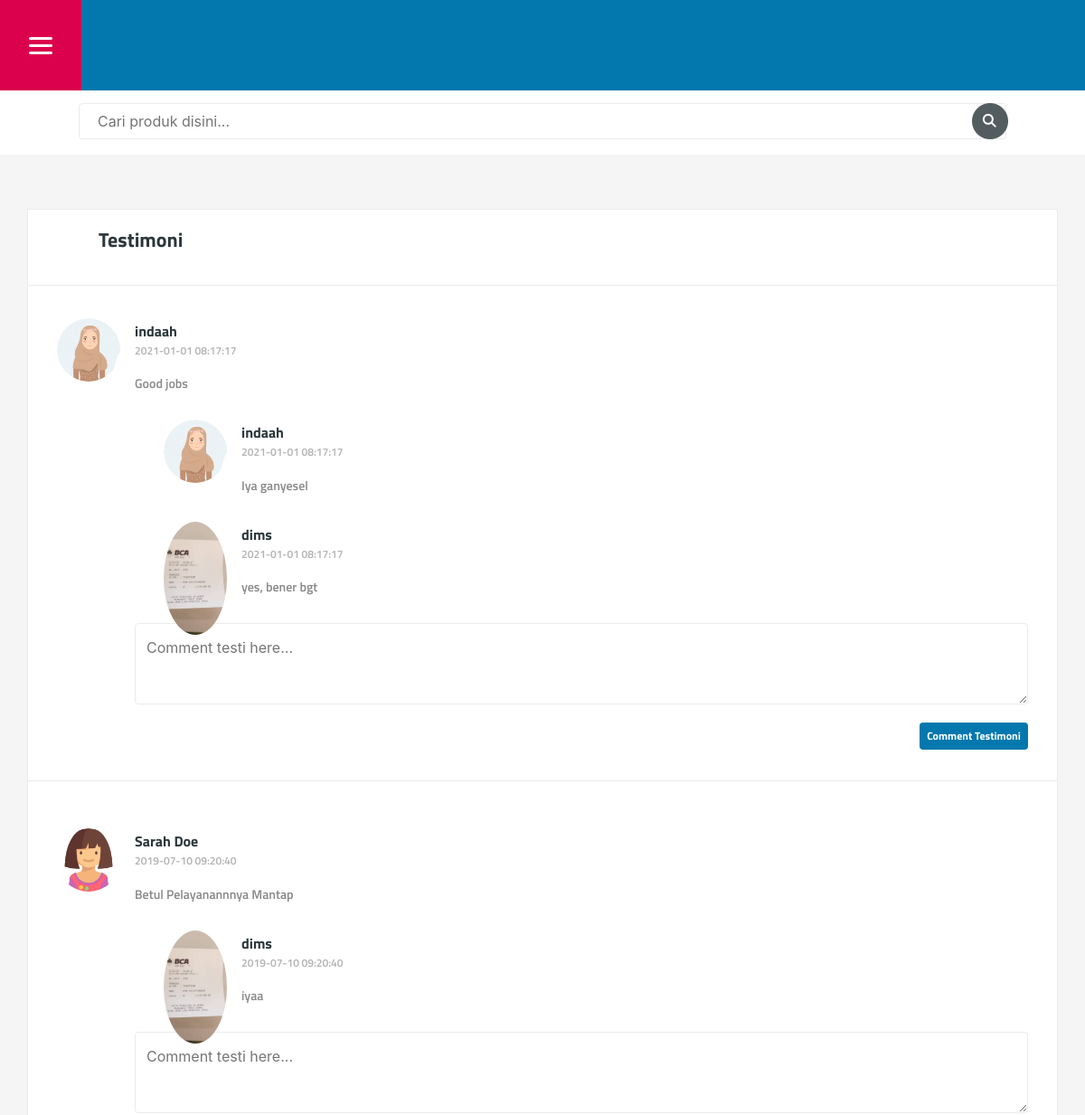
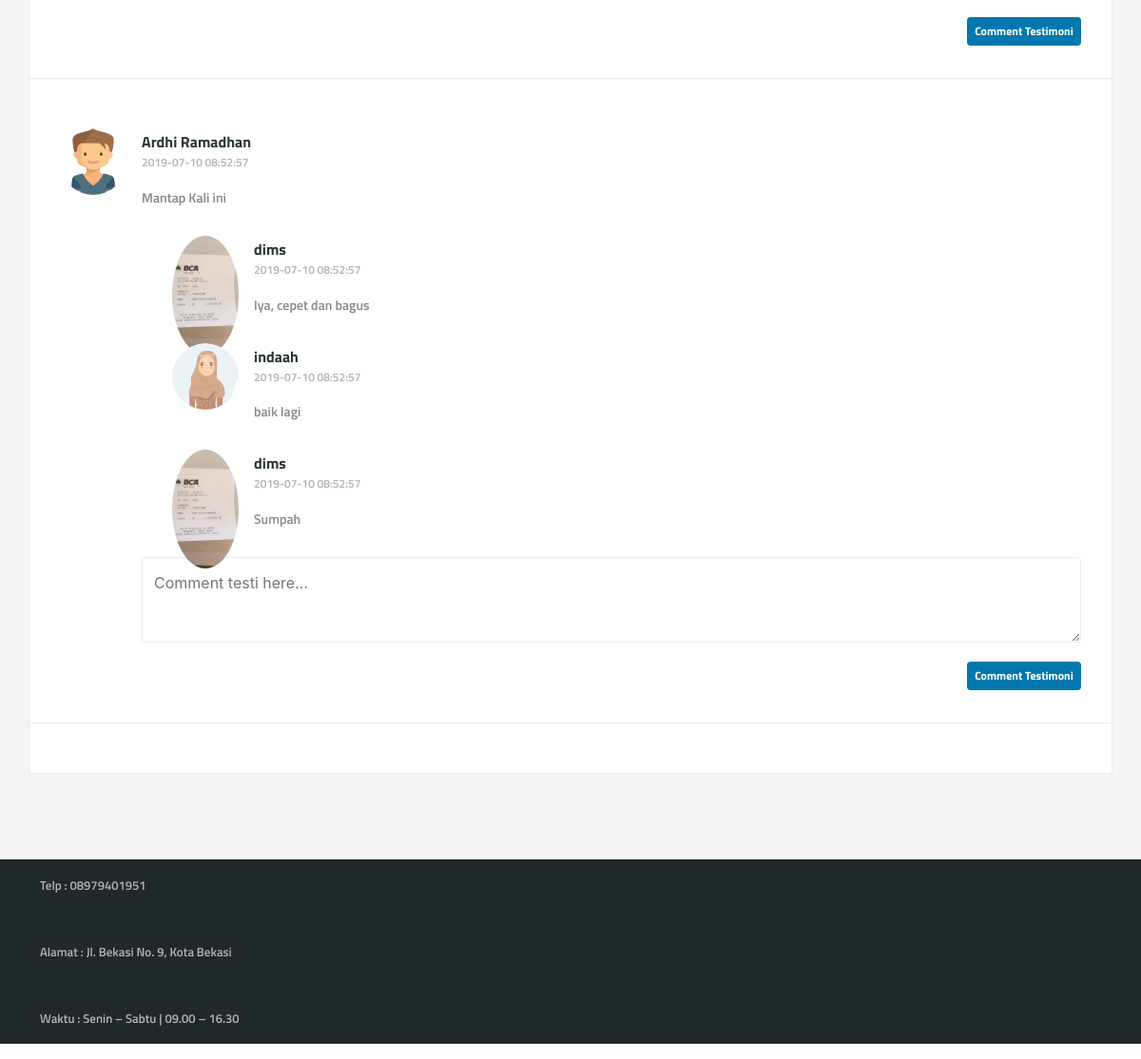
The page /index.php/testimoni on the database its author committed (2 pictures, top to bottom).
### tables this page shows
CREATE TABLE `testimoni` (
  `idtesti` int(11) NOT NULL,
  `plg_id` varchar(50) NOT NULL,
  `email` varchar(100) NOT NULL,
  `isi_testi` text NOT NULL,
  `status_testi` int(11) NOT NULL,
  `tgl_post` datetime NOT NULL
);

CREATE TABLE `pelanggan` (
  `plg_id` varchar(50) NOT NULL,
  `plg_nama` varchar(150) NOT NULL,
  `plg_email` varchar(100) NOT NULL,
  `plg_username` varchar(100) NOT NULL,
  `plg_password` varchar(255) NOT NULL,
  `plg_kelamin` varchar(50) NOT NULL,
  `plg_alamat` text NOT NULL,
  `plg_telepon` varchar(100) NOT NULL,
  `plg_foto` varchar(255) NOT NULL,
  `plg_tanggal_dibuat` datetime NOT NULL
);

CREATE TABLE `comment` (
  `idcomment` int(11) NOT NULL,
  `idtesti` int(11) NOT NULL,
  `plg_id` varchar(50) NOT NULL,
  `email` varchar(100) NOT NULL,
  `isi_comment` text NOT NULL,
  `status_comment` int(11) NOT NULL,
  `tgl_comment` datetime NOT NULL DEFAULT current_timestamp()
);

### application/controllers/Testimoni.php (called while the page is built, shortened)
<?php
class Testimoni extends CI_Controller
{
	function __construct()
	{
		$this->load->model('Model_app');
	}
	function index()
	{
		$data['title'] = 'Testimoni';
		$plg_id = $this->session->userdata('plg_id');
		$data['jumlah_dikeranjang'] = $this->Model_app->get_data_keranjang($plg_id)->num_rows();
		$data['data_testi'] = $this->Model_app->get_testimoni_aktif()->result();
		$data['data_comment'] = $this->Model_app->get_comment()->result();
		$this->load->view('front/layouts/header', $data);
		$this->load->view('front/layouts/menu_and_sidebar', $data);
		$this->load->view('front/testimoni', $data);
		$this->load->view('front/layouts/footer', $data);
	}
}

### index.php (called while the page is built, shortened)
<?php
require_once BASEPATH.'core/CodeIgniter.php';

### application/models/Model_app.php (called while the page is built, shortened)
<?php
class Model_app extends CI_Model
{
	function get_data_keranjang($plg_id)
	{
		$this->db->select('*');
		$this->db->from('keranjang');
		$this->db->join('produk', 'produk.produkid = keranjang.produkid', 'left');
		$this->db->where('keranjang.plg_id', $plg_id);
		$this->db->order_by('keranjang.id', 'desc');
		$query = $this->db->get();
		return $query;
	}
	function get_comment()
	{
		$this->db->select('*');
		$this->db->from('comment');
		$this->db->join('testimoni', 'comment.idtesti = testimoni.idtesti', 'left');
		$this->db->join('pelanggan', 'pelanggan.plg_id = comment.plg_id', 'left');
		$this->db->order_by('comment.tgl_comment', 'asc');
		$query = $this->db->get();
		return $query;
	}
	function get_testimoni_aktif()
	{
		$this->db->select('*');
		$this->db->from('testimoni');
		$this->db->join('pelanggan', 'pelanggan.plg_id = testimoni.plg_id', 'left');
		$this->db->where('testimoni.status_testi', 1);
		$this->db->order_by('testimoni.idtesti', 'desc');
		$query = $this->db->get();
		return $query;
	}
}

### application/views/front/testimoni.php (the view, shortened to what this page needs)
<div class="section-wrap">
	<div class="section demo ">
		<div class="content" style="width: 100%">
			<div class="thread">
				<div class="thread-title pinned">
					<p class="text-header">Testimoni</p>
				</div>
				<div class="comment-list">
					<?php foreach ($data_testi as $testi) :
					?>
						<div class="comment-wrap">
							<a href="user-profile.html">
								<figure class="user-avatar medium">
									<img src="<?= base_url('assets/img/pelanggan/' . $testi->plg_foto) ?>" alt="">
								</figure>
							</a>
							<div class="comment">
								<p class="text-header"><?= $testi->plg_nama ?></p>
								<p class="timestamp"><?= $testi->tgl_post ?></p>
								<p><?= $testi->isi_testi ?></p>
							</div>
							<?php foreach ($data_comment as $comment) :
							?>
								<?php if ($comment->idtesti == $testi->idtesti) : ?>
									<div class="comment-wrap">
										<a href="user-profile.html">
											<figure class="user-avatar medium">
												<img src="<?= base_url('assets/img/pelanggan/' . $comment->plg_foto) ?>" alt="">
											</figure>
										</a>
										<div class="comment">
											<p class="text-header"><?= $comment->plg_nama ?></p>
											<p class="timestamp"><?= $comment->tgl_post ?></p>
											<p><?= $comment->isi_comment ?></p>
										</div>
									</div>
								<?php endif; ?>
							<?php endforeach ?>
							<form class="comment-reply-form" method="post" action="<?= base_url('Testimoni/comment') ?>">
								<textarea name="isi_testi" placeholder="Comment testi here..."></textarea>
								<button class="button primary">Comment Testimoni</button>
							</form>
						</div>
						<hr class="line-separator">
					<?php endforeach ?>
				</div>
			</div>
		</div>
	</div>
</div>

### application/views/front/layouts/header.php (shortened to what this page needs)
<!DOCTYPE html>
<html lang="en">
<head>
	<link rel="stylesheet" href="<?= base_url('assets/') ?>css/vendor/simple-line-icons.css">
	<link rel="stylesheet" href="<?= base_url('assets/') ?>css/vendor/tooltipster.css">
	<link rel="stylesheet" href="<?= base_url('assets/') ?>css/vendor/owl.carousel.css">
	<link rel="stylesheet" href="<?= base_url('assets/') ?>css/style.css">
	<link rel="stylesheet" href="https://cdn.datatables.net/1.10.19/css/jquery.dataTables.min.css">
	<link href="https://stackpath.bootstrapcdn.com/font-awesome/4.7.0/css/font-awesome.min.css" rel="stylesheet">
	<link rel="stylesheet" href="https://stackpath.bootstrapcdn.com/bootstrap/4.5.0/css/bootstrap.min.css">
</head>
<body>
	<div class="header-wrap">
		<header>
			<div class="mobile-menu-handler left primary">
				<img src="<?php echo base_url('assets/') ?>	images/pull-icon.png" alt="pull-icon">
			</div>
			<a href="#">
				<figure class="logo-mobile">
				</figure>
			</a>
		</header>
	</div>

### application/views/front/layouts/menu_and_sidebar.php (shortened to what this page needs)
<div class="main-menu-wrap">
	<div class="menu-bar">
		<form class="search-form" method="get" action="<?= base_url('katalog/search') ?>">
			<input type="text" class="rounded" name="produk" id="search_products" placeholder="Cari produk disini...">
			<input type="image" src="<?php echo base_url('assets/') ?>	images/search-icon.png" alt="search-icon">
		</form>
	</div>
</div>

### application/views/front/layouts/footer.php (shortened to what this page needs)
<footer>
	<div id="footer-bottom-wrap">
		<div id="footer-bottom">
			<p>Telp : 08979401951</p>
			<p>Alamat : Jl. Bekasi No. 9, Kota Bekasi</p>
			<p>Waktu : Senin – Sabtu | 09.00 – 16.30</p>
		</div>
	</div>
</footer>
</body>
</html>

### rows shown on the page
testimoni: plg.plg_foto (picture), plg.plg_nama "indaah", tgl_post "2021-01-01 08:17:17", isi_testi "Good jobs"
comment: plg.plg_foto (picture), plg.plg_nama "indaah", idtesti.tgl_post "2021-01-01 08:17:17", isi_comment "Iya ganyesel"
comment: plg.plg_foto (picture), plg.plg_nama "dims", idtesti.tgl_post "2021-01-01 08:17:17", isi_comment "yes, bener bgt"
testimoni: plg.plg_foto (picture), plg.plg_nama "Sarah Doe", tgl_post "2019-07-10 09:20:40", isi_testi "Betul Pelayanannnya Mantap"
comment: plg.plg_foto (picture), plg.plg_nama "dims", idtesti.tgl_post "2019-07-10 09:20:40", isi_comment "iyaa"
testimoni: plg.plg_foto (picture), plg.plg_nama "Ardhi Ramadhan", tgl_post "2019-07-10 08:52:57", isi_testi "Mantap Kali ini"
comment: plg.plg_foto (picture), plg.plg_nama "dims", idtesti.tgl_post "2019-07-10 08:52:57", isi_comment "Iya, cepet dan bagus"
comment: plg.plg_foto (picture), plg.plg_nama "indaah", idtesti.tgl_post "2019-07-10 08:52:57", isi_comment "baik lagi"
comment: plg.plg_foto (picture), plg.plg_nama "dims", idtesti.tgl_post "2019-07-10 08:52:57", isi_comment "Sumpah"
